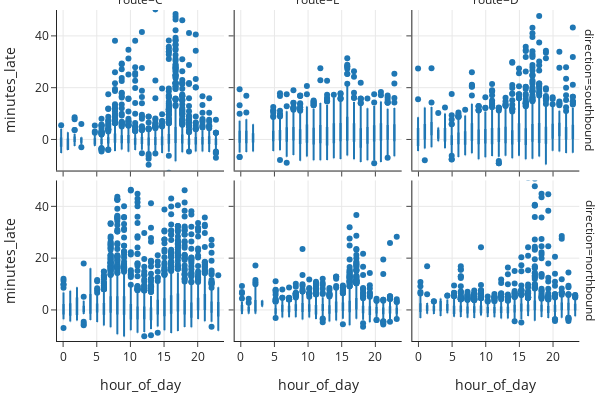

Here is the notebook cell this chart was saved with:
### Code cell
fig = px.box(bus, y='minutes_late', x='hour_of_day',                 
             facet_row='direction', facet_col='route',
             width=600, height=400)

fig.update_yaxes(range=[-12, 50])

fig.show()

### Figure 1 — Plotly figure (JSON) as saved in the notebook; plotly's stock layout.template omitted (floating-point values rounded to 4 significant figures; data arrays with more than 128 entries replaced by an {"elided": "..."} marker saying what was removed)
{"data": [{"alignmentgroup": "True", "hovertemplate": "direction=southbound<br>route=C<br>hour_of_day=%{x}<br>minutes_late=%{y}<extra></extra>", "legendgroup": "", "marker": {"color": "#1F77B4"}, "name": "", "notched": false, "offsetgroup": "", "orientation": "v", "showlegend": false, "type": "box", "x": {"elided": "6551 int values"}, "x0": " ", "xaxis": "x4", "y": {"elided": "6551 float values"}, "y0": " ", "yaxis": "y4"}, {"alignmentgroup": "True", "hovertemplate": "direction=southbound<br>route=E<br>hour_of_day=%{x}<br>minutes_late=%{y}<extra></extra>", "legendgroup": "", "marker": {"color": "#1F77B4"}, "name": "", "notched": false, "offsetgroup": "", "orientation": "v", "showlegend": false, "type": "box", "x": {"elided": "6221 int values"}, "x0": " ", "xaxis": "x5", "y": {"elided": "6221 float values"}, "y0": " ", "yaxis": "y5"}, {"alignmentgroup": "True", "hovertemplate": "direction=southbound<br>route=D<br>hour_of_day=%{x}<br>minutes_late=%{y}<extra></extra>", "legendgroup": "", "marker": {"color": "#1F77B4"}, "name": "", "notched": false, "offsetgroup": "", "orientation": "v", "showlegend": false, "type": "box", "x": {"elided": "6546 int values"}, "x0": " ", "xaxis": "x6", "y": {"elided": "6546 float values"}, "y0": " ", "yaxis": "y6"}, {"alignmentgroup": "True", "hovertemplate": "direction=northbound<br>route=C<br>hour_of_day=%{x}<br>minutes_late=%{y}<extra></extra>", "legendgroup": "", "marker": {"color": "#1F77B4"}, "name": "", "notched": false, "offsetgroup": "", "orientation": "v", "showlegend": false, "type": "box", "x": {"elided": "6677 int values"}, "x0": " ", "xaxis": "x", "y": {"elided": "6677 float values"}, "y0": " ", "yaxis": "y"}, {"alignmentgroup": "True", "hovertemplate": "direction=northbound<br>route=E<br>hour_of_day=%{x}<br>minutes_late=%{y}<extra></extra>", "legendgroup": "", "marker": {"color": "#1F77B4"}, "name": "", "notched": false, "offsetgroup": "", "orientation": "v", "showlegend": false, "type": "box", "x": {"elided": "6289 int values"}, "x0": " ", "xaxis": "x2", "y": {"elided": "6289 float values"}, "y0": " ", "yaxis": "y2"}, {"alignmentgroup": "True", "hovertemplate": "direction=northbound<br>route=D<br>hour_of_day=%{x}<br>minutes_late=%{y}<extra></extra>", "legendgroup": "", "marker": {"color": "#1F77B4"}, "name": "", "notched": false, "offsetgroup": "", "orientation": "v", "showlegend": false, "type": "box", "x": {"elided": "6633 int values"}, "x0": " ", "xaxis": "x3", "y": {"elided": "6633 float values"}, "y0": " ", "yaxis": "y3"}], "layout": {"annotations": [{"font": {}, "showarrow": false, "text": "route=C", "x": 0.1567, "xanchor": "center", "xref": "paper", "y": 1, "yanchor": "bottom", "yref": "paper"}, {"font": {}, "showarrow": false, "text": "route=E", "x": 0.49, "xanchor": "center", "xref": "paper", "y": 1, "yanchor": "bottom", "yref": "paper"}, {"font": {}, "showarrow": false, "text": "route=D", "x": 0.8233, "xanchor": "center", "xref": "paper", "y": 1, "yanchor": "bottom", "yref": "paper"}, {"font": {}, "showarrow": false, "text": "direction=northbound", "textangle": 90, "x": 0.98, "xanchor": "left", "xref": "paper", "y": 0.2425, "yanchor": "middle", "yref": "paper"}, {"font": {}, "showarrow": false, "text": "direction=southbound", "textangle": 90, "x": 0.98, "xanchor": "left", "xref": "paper", "y": 0.7575, "yanchor": "middle", "yref": "paper"}], "boxmode": "group", "height": 400, "legend": {"tracegroupgap": 0}, "width": 600, "xaxis": {"anchor": "y", "autorange": true, "domain": [0, 0.3133], "range": [-0.9472, 23.95], "title": {"text": "hour_of_day"}, "type": "linear"}, "xaxis2": {"anchor": "y2", "autorange": true, "domain": [0.3333, 0.6467], "matches": "x", "range": [-0.9472, 23.95], "title": {"text": "hour_of_day"}, "type": "linear"}, "xaxis3": {"anchor": "y3", "autorange": true, "domain": [0.6667, 0.98], "matches": "x", "range": [-0.9472, 23.95], "title": {"text": "hour_of_day"}, "type": "linear"}, "xaxis4": {"anchor": "y4", "autorange": true, "domain": [0, 0.3133], "matches": "x", "range": [-0.9472, 23.95], "showticklabels": false, "type": "linear"}, "xaxis5": {"anchor": "y5", "autorange": true, "domain": [0.3333, 0.6467], "matches": "x", "range": [-0.9472, 23.95], "showticklabels": false, "type": "linear"}, "xaxis6": {"anchor": "y6", "autorange": true, "domain": [0.6667, 0.98], "matches": "x", "range": [-0.9472, 23.95], "showticklabels": false, "type": "linear"}, "yaxis": {"anchor": "x", "domain": [0, 0.485], "range": [-12, 50], "title": {"text": "minutes_late"}, "type": "linear"}, "yaxis2": {"anchor": "x2", "domain": [0, 0.485], "matches": "y", "range": [-12, 50], "showticklabels": false, "type": "linear"}, "yaxis3": {"anchor": "x3", "domain": [0, 0.485], "matches": "y", "range": [-12, 50], "showticklabels": false, "type": "linear"}, "yaxis4": {"anchor": "x4", "domain": [0.515, 1], "matches": "y", "range": [-12, 50], "title": {"text": "minutes_late"}, "type": "linear"}, "yaxis5": {"anchor": "x5", "domain": [0.515, 1], "matches": "y", "range": [-12, 50], "showticklabels": false, "type": "linear"}, "yaxis6": {"anchor": "x6", "domain": [0.515, 1], "matches": "y", "range": [-12, 50], "showticklabels": false, "type": "linear"}}}
